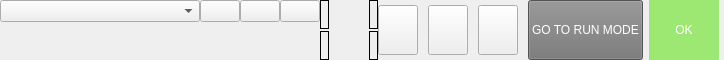
      <widget class="QFrame" name="frame_mainSettingGeneral_ModGuiMain">
       <property name="maximumSize">
        <size>
         <width>16777215</width>
         <height>60</height>
        </size>
       </property>
       <layout class="QHBoxLayout" name="horizontalLayout_2">
        <property name="spacing">
         <number>0</number>
        </property>
        <property name="leftMargin">
         <number>0</number>
        </property>
        <property name="topMargin">
         <number>0</number>
        </property>
        <property name="rightMargin">
         <number>0</number>
        </property>
        <property name="bottomMargin">
         <number>0</number>
        </property>
        <item>
         <layout class="QVBoxLayout" name="verticalLayout_14">
          <property name="bottomMargin">
           <number>0</number>
          </property>
          <item>
           <layout class="QHBoxLayout" name="horizontalLayout_15">
            <item>
             <widget class="QComboBox" name="combox_setProgram_ModGuiMain">
              <property name="minimumSize">
               <size>
                <width>200</width>
                <height>0</height>
               </size>
              </property>
             </widget>
            </item>
            <item>
             <widget class="QPushButton" name="btn_saveProgram_ModGuiMain">
              <property name="text">
               <string/>
              </property>
             </widget>
            </item>
            <item>
             <widget class="QPushButton" name="btn_editProgram_ModGuiMain">
              <property name="text">
               <string/>
              </property>
             </widget>
            </item>
            <item>
             <widget class="QPushButton" name="btn_Global_ModGuiMain">
              <property name="text">
               <string/>
              </property>
             </widget>
            </item>
           </layout>
          </item>
          <item>
           <spacer name="verticalSpacer">
            <property name="orientation">
             <enum>Qt::Vertical</enum>
            </property>
            <property name="sizeHint" stdset="0">
             <size>
              <width>20</width>
              <height>40</height>
             </size>
            </property>
           </spacer>
          </item>
         </layout>
        </item>
        <item>
         <layout class="QHBoxLayout" name="horizontalLayout_6">
          <property name="leftMargin">
           <number>0</number>
          </property>
          <item>
           <layout class="QVBoxLayout" name="verticalLayout_13">
            <property name="spacing">
             <number>2</number>
            </property>
            <item>
             <widget class="QLabel" name="lab_ProgramTime_mainSettingGeneral_ModGuiMain">
              <property name="frameShape">
               <enum>QFrame::Box</enum>
              </property>
              <property name="text">
               <string/>
              </property>
             </widget>
            </item>
            <item>
             <widget class="QLabel" name="lab_Interval_mainSettingGeneral_ModGuiMain">
              <property name="frameShape">
               <enum>QFrame::Box</enum>
              </property>
              <property name="text">
               <string/>
              </property>
             </widget>
            </item>
           </layout>
          </item>
          <item>
           <spacer name="horizontalSpacer">
            <property name="orientation">
             <enum>Qt::Horizontal</enum>
            </property>
            <property name="sizeType">
             <enum>QSizePolicy::Preferred</enum>
            </property>
            <property name="sizeHint" stdset="0">
             <size>
              <width>40</width>
              <height>20</height>
             </size>
            </property>
           </spacer>
          </item>
          <item>
           <layout class="QVBoxLayout" name="verticalLayout_5">
            <property name="spacing">
             <number>2</number>
            </property>
            <item>
             <widget class="QLabel" name="lab_showProgramTime_mainSettingGeneral_ModGuiMain">
              <property name="frameShape">
               <enum>QFrame::Box</enum>
              </property>
              <property name="text">
               <string/>
              </property>
             </widget>
            </item>
            <item>
             <widget class="QLabel" name="lab_showInterval_mainSettingGeneral_ModGuiMain">
              <property name="frameShape">
               <enum>QFrame::Box</enum>
              </property>
              <property name="text">
               <string/>
              </property>
             </widget>
            </item>
           </layout>
          </item>
         </layout>
        </item>
        <item>
         <layout class="QHBoxLayout" name="horizontalLayout_14">
          <property name="spacing">
           <number>10</number>
          </property>
          <item>
           <widget class="QPushButton" name="btn_Execute_mainSettingGeneral_ModGuiMain">
            <property name="minimumSize">
             <size>
              <width>0</width>
              <height>50</height>
             </size>
            </property>
            <property name="maximumSize">
             <size>
              <width>60</width>
              <height>16777215</height>
             </size>
            </property>
            <property name="text">
             <string/>
            </property>
           </widget>
          </item>
          <item>
           <widget class="QPushButton" name="btn_Output_mainSettingGeneral_ModGuiMain">
            <property name="minimumSize">
             <size>
              <width>0</width>
              <height>50</height>
             </size>
            </property>
            <property name="maximumSize">
             <size>
              <width>60</width>
              <height>16777215</height>
             </size>
            </property>
            <property name="text">
             <string/>
            </property>
           </widget>
          </item>
          <item>
           <widget class="QPushButton" name="btn_Utility">
            <property name="minimumSize">
             <size>
              <width>0</width>
              <height>50</height>
             </size>
            </property>
            <property name="maximumSize">
             <size>
              <width>60</width>
              <height>16777215</height>
             </size>
            </property>
            <property name="text">
             <string/>
            </property>
           </widget>
          </item>
          <item>
           <layout class="QHBoxLayout" name="horizontalLayout_16">
            <property name="spacing">
             <number>6</number>
            </property>
            <property name="rightMargin">
             <number>5</number>
            </property>
            <item>
             <widget class="QPushButton" name="btn_GotoRunMode_mainSettingGeneral_ModGuiMain">
              <property name="minimumSize">
               <size>
                <width>90</width>
                <height>60</height>
               </size>
              </property>
              <property name="autoFillBackground">
               <bool>false</bool>
              </property>
              <property name="styleSheet">
               <string notr="true">background-color: rgb(117, 117, 117);
color: rgb(255, 255, 255);</string>
              </property>
              <property name="text">
               <string>GO TO RUN MODE</string>
              </property>
             </widget>
            </item>
            <item>
             <widget class="QLabel" name="lab_showStatusChecking_mainSettingGeneral_ModGuiMain">
              <property name="minimumSize">
               <size>
                <width>70</width>
                <height>0</height>
               </size>
              </property>
              <property name="autoFillBackground">
               <bool>false</bool>
              </property>
              <property name="styleSheet">
               <string notr="true">color: rgb(255, 255, 255);
background-color: rgb(156, 232, 115);
font: 28pt &quot;Waree&quot;;
</string>
              </property>
              <property name="text">
               <string>OK</string>
              </property>
              <property name="textFormat">
               <enum>Qt::PlainText</enum>
              </property>
              <property name="alignment">
               <set>Qt::AlignCenter</set>
              </property>
             </widget>
            </item>
           </layout>
          </item>
         </layout>
        </item>
       </layout>
      </widget>
